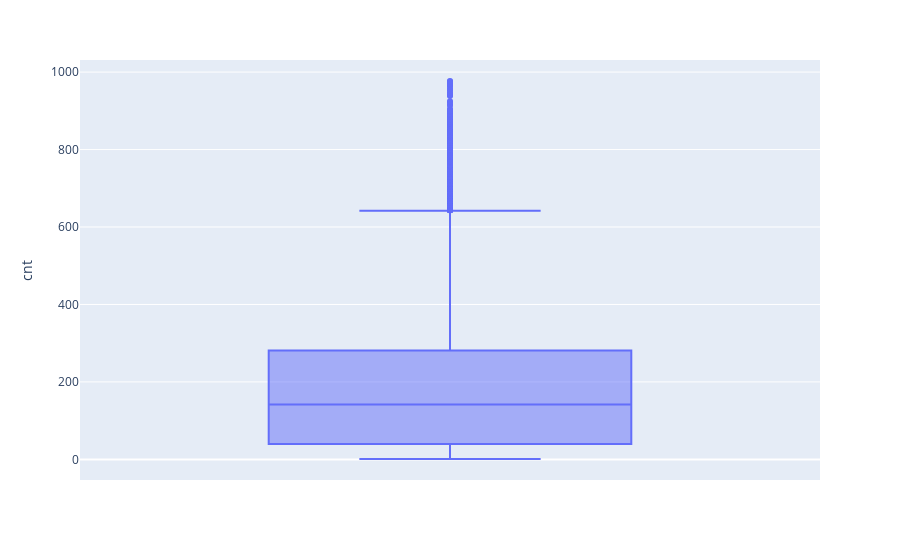

Here is the notebook cell this chart was saved with:
### Markdown cell above
### Dealing with Outliers

- Outliers in the `cnt` of bikes

### Code cell
# Distribution for "cnt" values
px.box(data, y="cnt")

### Figure 1 — Plotly figure (JSON) as saved in the notebook; plotly's stock layout.template omitted (floating-point values rounded to 4 significant figures; data arrays with more than 128 entries replaced by an {"elided": "..."} marker saying what was removed)
{"data": [{"alignmentgroup": "True", "hovertemplate": "cnt=%{y}<extra></extra>", "legendgroup": "", "marker": {"color": "#636efa"}, "name": "", "notched": false, "offsetgroup": "", "orientation": "v", "showlegend": false, "type": "box", "x0": " ", "xaxis": "x", "y": {"elided": "17379 int values"}, "y0": " ", "yaxis": "y"}], "layout": {"boxmode": "group", "legend": {"tracegroupgap": 0}, "margin": {"t": 60}, "xaxis": {"anchor": "y", "domain": [0, 1]}, "yaxis": {"anchor": "x", "domain": [0, 1], "title": {"text": "cnt"}}}}
